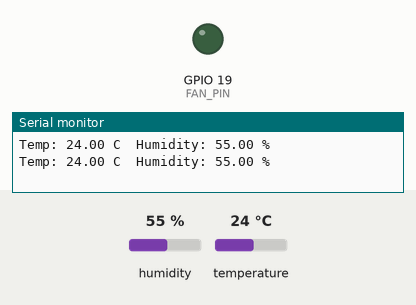
Bench run of a sketch on a simulated ESP32. On the bench: output pins drawn as LEDs (lit = HIGH), the last lines printed to the serial monitor. The test bench sets the inputs (shaded band); at power-on: humidity 55 %, temperature 24 °C.

Above: at 5.8 s.
5.9 s: humidity set to 68 %
11.9 s: humidity set to 71 %
At 16.3 s:
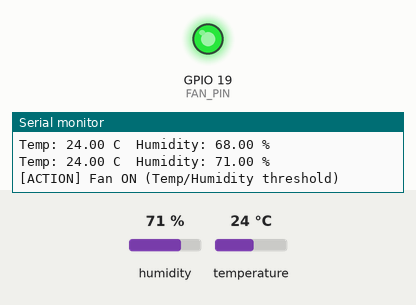
Timing chart, 0 to 17.8 s (numbered marks = the images above; inputs shaded):
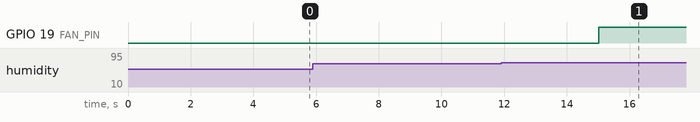

Measured:
- the behaviour switches between 69 and 70 % on humidity (found by bisection; images 0 and 1)
- after the input at 11.9 s, GPIO 19 (FAN_PIN): LOW → HIGH after 3.1 s

The sketch:

sketch.ino
```cpp
// Simulation 02 - DHT22 Temperature & Fan Control
// Tests: temperature/humidity thresholds, hysteresis, fan control.
// In Wokwi the fan is a GREEN LED; click the DHT22 to set temp/humidity.

#include <DHT.h>

#define DHT_PIN 21
#define FAN_PIN 19
#define DHT_TYPE DHT22

// TUNABLE THRESHOLDS
float TEMP_ON = 28.0;      // Turn fan ON above this (deg C)
float TEMP_OFF = 26.0;     // Turn fan OFF below this (deg C)
float HUMIDITY_MAX = 70.0; // Turn fan ON if humidity > this (%)
int READ_INTERVAL = 5000;  // Read sensor every 5 seconds

DHT dht(DHT_PIN, DHT_TYPE);
bool fanRunning = false;

void setup() {
  Serial.begin(115200);
  dht.begin();
  pinMode(FAN_PIN, OUTPUT);
  digitalWrite(FAN_PIN, LOW);
  Serial.println("DHT22 Climate Control Sim Started");
  Serial.println("Click DHT sensor in Wokwi to change temp/humidity");
}

void loop() {
  float temp = dht.readTemperature();
  float hum = dht.readHumidity();

  if (isnan(temp) || isnan(hum)) {
    Serial.println("[ERROR] DHT read failed!");
    delay(READ_INTERVAL);
    return;
  }

  Serial.print("Temp: "); Serial.print(temp);
  Serial.print(" C  Humidity: "); Serial.print(hum); Serial.println(" %");

  // Hysteresis logic: ON at >= TEMP_ON, OFF at <= TEMP_OFF
  if (temp >= TEMP_ON || hum >= HUMIDITY_MAX) {
    if (!fanRunning) {
      digitalWrite(FAN_PIN, HIGH);
      fanRunning = true;
      Serial.println("[ACTION] Fan ON (Temp/Humidity threshold)");
    }
  } else if (temp <= TEMP_OFF && hum < HUMIDITY_MAX - 5.0) {
    if (fanRunning) {
      digitalWrite(FAN_PIN, LOW);
      fanRunning = false;
      Serial.println("[ACTION] Fan OFF (Temp/Humidity normal)");
    }
  }

  delay(READ_INTERVAL);
}
```
